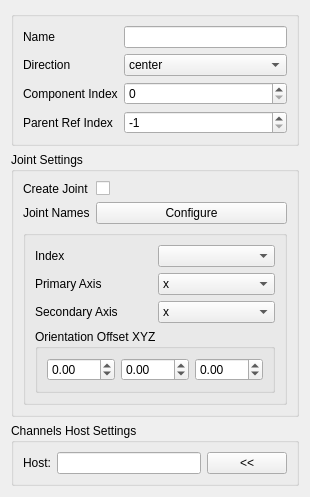
<?xml version="1.0" encoding="UTF-8"?>
<ui version="4.0">
 <class>Form</class>
 <widget class="QWidget" name="Form">
  <property name="geometry">
   <rect>
    <x>0</x>
    <y>0</y>
    <width>306</width>
    <height>445</height>
   </rect>
  </property>
  <property name="windowTitle">
   <string>Form</string>
  </property>
  <layout class="QVBoxLayout" name="verticalLayout">
   <item>
    <widget class="QGroupBox" name="mainSettings_groupBox">
     <property name="title">
      <string/>
     </property>
     <layout class="QGridLayout" name="gridLayout_4">
      <item row="0" column="0">
       <layout class="QFormLayout" name="formLayout">
        <item row="0" column="0">
         <widget class="QLabel" name="name_label">
          <property name="text">
           <string>Name</string>
          </property>
         </widget>
        </item>
        <item row="0" column="1">
         <widget class="QLineEdit" name="name_lineEdit"/>
        </item>
        <item row="1" column="0">
         <widget class="QLabel" name="side_label">
          <property name="text">
           <string>Direction</string>
          </property>
         </widget>
        </item>
        <item row="1" column="1">
         <widget class="QComboBox" name="direction_comboBox">
          <property name="sizePolicy">
           <sizepolicy hsizetype="Expanding" vsizetype="Fixed">
            <horstretch>0</horstretch>
            <verstretch>0</verstretch>
           </sizepolicy>
          </property>
          <item>
           <property name="text">
            <string>center</string>
           </property>
          </item>
          <item>
           <property name="text">
            <string>left</string>
           </property>
          </item>
          <item>
           <property name="text">
            <string>right</string>
           </property>
          </item>
         </widget>
        </item>
        <item row="2" column="0">
         <widget class="QLabel" name="index_label">
          <property name="text">
           <string>Component Index</string>
          </property>
         </widget>
        </item>
        <item row="2" column="1">
         <widget class="QSpinBox" name="index_spinBox">
          <property name="sizePolicy">
           <sizepolicy hsizetype="Expanding" vsizetype="Fixed">
            <horstretch>0</horstretch>
            <verstretch>0</verstretch>
           </sizepolicy>
          </property>
          <property name="minimum">
           <number>0</number>
          </property>
          <property name="maximum">
           <number>999</number>
          </property>
          <property name="value">
           <number>0</number>
          </property>
         </widget>
        </item>
        <item row="3" column="0">
         <widget class="QLabel" name="label_2">
          <property name="text">
           <string>Parent Ref Index</string>
          </property>
         </widget>
        </item>
        <item row="3" column="1">
         <widget class="QSpinBox" name="parent_ref_index_spinBox">
          <property name="sizePolicy">
           <sizepolicy hsizetype="Expanding" vsizetype="Fixed">
            <horstretch>0</horstretch>
            <verstretch>0</verstretch>
           </sizepolicy>
          </property>
          <property name="minimum">
           <number>-1</number>
          </property>
          <property name="maximum">
           <number>999</number>
          </property>
          <property name="value">
           <number>-1</number>
          </property>
         </widget>
        </item>
       </layout>
      </item>
     </layout>
    </widget>
   </item>
   <item>
    <widget class="QGroupBox" name="jointSettings_groupBox">
     <property name="sizePolicy">
      <sizepolicy hsizetype="Minimum" vsizetype="Minimum">
       <horstretch>0</horstretch>
       <verstretch>0</verstretch>
      </sizepolicy>
     </property>
     <property name="title">
      <string>Joint Settings</string>
     </property>
     <layout class="QGridLayout" name="gridLayout_3">
      <item row="0" column="0">
       <layout class="QFormLayout" name="formLayout_2">
        <item row="1" column="0">
         <widget class="QLabel" name="joint_names_label">
          <property name="text">
           <string>Joint Names</string>
          </property>
         </widget>
        </item>
        <item row="1" column="1">
         <widget class="QPushButton" name="joint_names_pushButton">
          <property name="sizePolicy">
           <sizepolicy hsizetype="Expanding" vsizetype="Fixed">
            <horstretch>0</horstretch>
            <verstretch>0</verstretch>
           </sizepolicy>
          </property>
          <property name="text">
           <string>Configure</string>
          </property>
         </widget>
        </item>
        <item row="0" column="1">
         <widget class="QCheckBox" name="joint_rig_checkBox">
          <property name="text">
           <string/>
          </property>
         </widget>
        </item>
        <item row="0" column="0">
         <widget class="QLabel" name="label_5">
          <property name="text">
           <string>Create Joint</string>
          </property>
         </widget>
        </item>
       </layout>
      </item>
      <item row="1" column="0">
       <widget class="QGroupBox" name="groupBox_4">
        <property name="title">
         <string/>
        </property>
        <layout class="QGridLayout" name="gridLayout">
         <item row="3" column="0" colspan="2">
          <widget class="QGroupBox" name="groupBox_3">
           <property name="title">
            <string>Orientation Offset XYZ</string>
           </property>
           <layout class="QHBoxLayout" name="horizontalLayout_4">
            <item>
             <widget class="QDoubleSpinBox" name="joint_offset_x_doubleSpinBox">
              <property name="toolTip">
               <string>Rotation Offset X</string>
              </property>
              <property name="minimum">
               <double>-360.000000000000000</double>
              </property>
              <property name="maximum">
               <double>360.000000000000000</double>
              </property>
              <property name="singleStep">
               <double>90.000000000000000</double>
              </property>
             </widget>
            </item>
            <item>
             <widget class="QDoubleSpinBox" name="joint_offset_y_doubleSpinBox">
              <property name="toolTip">
               <string>Rotation Offset Y</string>
              </property>
              <property name="minimum">
               <double>-360.000000000000000</double>
              </property>
              <property name="maximum">
               <double>360.000000000000000</double>
              </property>
              <property name="singleStep">
               <double>90.000000000000000</double>
              </property>
             </widget>
            </item>
            <item>
             <widget class="QDoubleSpinBox" name="joint_offset_z_doubleSpinBox">
              <property name="toolTip">
               <string>Rotation Offset Z</string>
              </property>
              <property name="minimum">
               <double>-360.000000000000000</double>
              </property>
              <property name="maximum">
               <double>360.000000000000000</double>
              </property>
              <property name="singleStep">
               <double>90.000000000000000</double>
              </property>
             </widget>
            </item>
           </layout>
          </widget>
         </item>
         <item row="1" column="1">
          <widget class="QComboBox" name="primary_axis_comboBox">
           <item>
            <property name="text">
             <string>x</string>
            </property>
           </item>
           <item>
            <property name="text">
             <string>y</string>
            </property>
           </item>
           <item>
            <property name="text">
             <string>z</string>
            </property>
           </item>
           <item>
            <property name="text">
             <string>-x</string>
            </property>
           </item>
           <item>
            <property name="text">
             <string>-y</string>
            </property>
           </item>
           <item>
            <property name="text">
             <string>-z</string>
            </property>
           </item>
          </widget>
         </item>
         <item row="2" column="0">
          <widget class="QLabel" name="label_4">
           <property name="text">
            <string>Secondary Axis</string>
           </property>
          </widget>
         </item>
         <item row="1" column="0">
          <widget class="QLabel" name="label_3">
           <property name="text">
            <string>Primary Axis</string>
           </property>
          </widget>
         </item>
         <item row="2" column="1">
          <widget class="QComboBox" name="secondary_axis_comboBox">
           <property name="currentText">
            <string>x</string>
           </property>
           <item>
            <property name="text">
             <string>x</string>
            </property>
           </item>
           <item>
            <property name="text">
             <string>y</string>
            </property>
           </item>
           <item>
            <property name="text">
             <string>z</string>
            </property>
           </item>
           <item>
            <property name="text">
             <string>-x</string>
            </property>
           </item>
           <item>
            <property name="text">
             <string>-y</string>
            </property>
           </item>
           <item>
            <property name="text">
             <string>-z</string>
            </property>
           </item>
          </widget>
         </item>
         <item row="0" column="1">
          <widget class="QComboBox" name="joint_index_comboBox"/>
         </item>
         <item row="0" column="0">
          <widget class="QLabel" name="label_6">
           <property name="text">
            <string>Index</string>
           </property>
          </widget>
         </item>
        </layout>
       </widget>
      </item>
     </layout>
    </widget>
   </item>
   <item>
    <widget class="QGroupBox" name="groupBox">
     <property name="sizePolicy">
      <sizepolicy hsizetype="Minimum" vsizetype="Minimum">
       <horstretch>0</horstretch>
       <verstretch>0</verstretch>
      </sizepolicy>
     </property>
     <property name="title">
      <string>Channels Host Settings</string>
     </property>
     <layout class="QGridLayout" name="gridLayout_2">
      <item row="0" column="0">
       <layout class="QHBoxLayout" name="horizontalLayout_2">
        <item>
         <widget class="QLabel" name="host_label">
          <property name="text">
           <string>Host:</string>
          </property>
         </widget>
        </item>
        <item>
         <widget class="QLineEdit" name="host_lineEdit"/>
        </item>
        <item>
         <widget class="QPushButton" name="host_pushButton">
          <property name="text">
           <string>&lt;&lt;</string>
          </property>
         </widget>
        </item>
       </layout>
      </item>
     </layout>
    </widget>
   </item>
   <item>
    <spacer name="verticalSpacer">
     <property name="orientation">
      <enum>Qt::Vertical</enum>
     </property>
     <property name="sizeHint" stdset="0">
      <size>
       <width>20</width>
       <height>40</height>
      </size>
     </property>
    </spacer>
   </item>
  </layout>
 </widget>
 <resources/>
 <connections/>
</ui>
